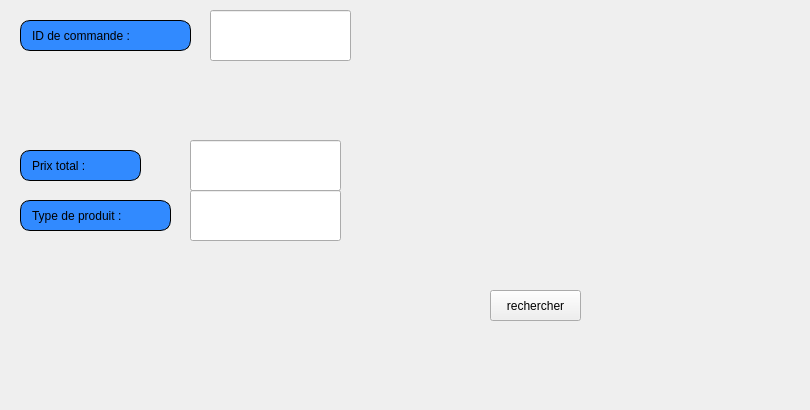
     <widget class="QWidget" name="tab_19">
      <attribute name="icon">
       <iconset>
        <normaloff>../../gestion_fournisseur/AP.png</normaloff>../../gestion_fournisseur/AP.png</iconset>
      </attribute>
      <attribute name="title">
       <string>Rechercher</string>
      </attribute>
      <widget class="QLabel" name="label_34">
       <property name="geometry">
        <rect>
         <x>20</x>
         <y>200</y>
         <width>151</width>
         <height>31</height>
        </rect>
       </property>
       <property name="styleSheet">
        <string notr="true">border: 1px solid black;
border-radius: 10px;
padding: 0 8px;
background: #318aff;
font: bold, &quot;Arial&quot;;;
text-align:center;</string>
       </property>
       <property name="text">
        <string>Type de produit :</string>
       </property>
      </widget>
      <widget class="QLabel" name="label_35">
       <property name="geometry">
        <rect>
         <x>20</x>
         <y>150</y>
         <width>121</width>
         <height>31</height>
        </rect>
       </property>
       <property name="styleSheet">
        <string notr="true">border: 1px solid black;
border-radius: 10px;
padding: 0 8px;
background: #318aff;
font: bold, &quot;Arial&quot;;;
text-align:center;</string>
       </property>
       <property name="text">
        <string>Prix total :</string>
       </property>
      </widget>
      <widget class="QLabel" name="label_36">
       <property name="geometry">
        <rect>
         <x>20</x>
         <y>20</y>
         <width>171</width>
         <height>31</height>
        </rect>
       </property>
       <property name="styleSheet">
        <string notr="true">border: 1px solid black;
border-radius: 10px;
padding: 0 8px;
background: #318aff;
font: bold, &quot;Arial&quot;;;
text-align:center;</string>
       </property>
       <property name="text">
        <string>ID de commande :</string>
       </property>
      </widget>
      <widget class="QLabel" name="label_56">
       <property name="geometry">
        <rect>
         <x>-44</x>
         <y>-7</y>
         <width>801</width>
         <height>401</height>
        </rect>
       </property>
       <property name="text">
        <string/>
       </property>
       <property name="pixmap">
        <pixmap resource="ressources.qrc">:/images/img/imf.jpg</pixmap>
       </property>
      </widget>
      <widget class="QPushButton" name="rechercher_bon">
       <property name="geometry">
        <rect>
         <x>490</x>
         <y>290</y>
         <width>91</width>
         <height>31</height>
        </rect>
       </property>
       <property name="styleSheet">
        <string notr="true">#rechercher_bon{
font: bold, &quot;Arial&quot;;;     background-color: qlineargradient(x1: 0, y1: 0, x2: 0, y2: 1,
                                       stop: 0 #dadbde, stop: 1 #f6f7fa);
}
#rechercher_bon:pressed {
font: bold, &quot;Arial&quot;;;     background-color: qlineargradient(x1: 0, y1: 0, x2: 0, y2: 1,
                                       stop: 0 #dadbde, stop: 1 #fff07b);}</string>
       </property>
       <property name="text">
        <string>rechercher</string>
       </property>
       <property name="icon">
        <iconset resource="ressources.qrc">
         <normaloff>:/images/img/AP.png</normaloff>:/images/img/AP.png</iconset>
       </property>
      </widget>
      <widget class="QLineEdit" name="lineEdit_6">
       <property name="geometry">
        <rect>
         <x>190</x>
         <y>190</y>
         <width>151</width>
         <height>51</height>
        </rect>
       </property>
      </widget>
      <widget class="QLineEdit" name="lineEdit_15">
       <property name="geometry">
        <rect>
         <x>190</x>
         <y>140</y>
         <width>151</width>
         <height>51</height>
        </rect>
       </property>
      </widget>
      <widget class="QLineEdit" name="lineEdit_11">
       <property name="geometry">
        <rect>
         <x>210</x>
         <y>10</y>
         <width>141</width>
         <height>51</height>
        </rect>
       </property>
      </widget>
      <zorder>label_56</zorder>
      <zorder>label_34</zorder>
      <zorder>label_35</zorder>
      <zorder>label_36</zorder>
      <zorder>rechercher_bon</zorder>
      <zorder>lineEdit_6</zorder>
      <zorder>lineEdit_15</zorder>
      <zorder>lineEdit_11</zorder>
     </widget>
